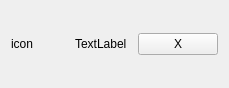
<?xml version="1.0" encoding="UTF-8"?>
<ui version="4.0">
 <class>openThemeItem</class>
 <widget class="QWidget" name="openThemeItem">
  <property name="geometry">
   <rect>
    <x>0</x>
    <y>0</y>
    <width>229</width>
    <height>88</height>
   </rect>
  </property>
  <property name="windowTitle">
   <string>openThemeItem</string>
  </property>
  <layout class="QHBoxLayout" name="horizontalLayout">
   <item>
    <widget class="QLabel" name="themeIcon">
     <property name="text">
      <string>icon</string>
     </property>
    </widget>
   </item>
   <item>
    <widget class="QLabel" name="themeName">
     <property name="text">
      <string>TextLabel</string>
     </property>
    </widget>
   </item>
   <item>
    <widget class="QPushButton" name="themeClose">
     <property name="text">
      <string>X</string>
     </property>
    </widget>
   </item>
  </layout>
 </widget>
 <resources/>
 <connections/>
</ui>
